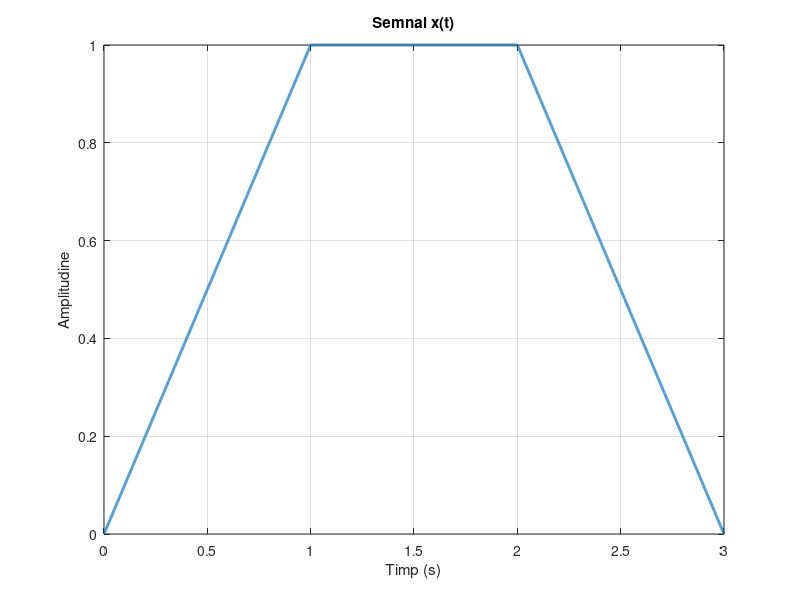
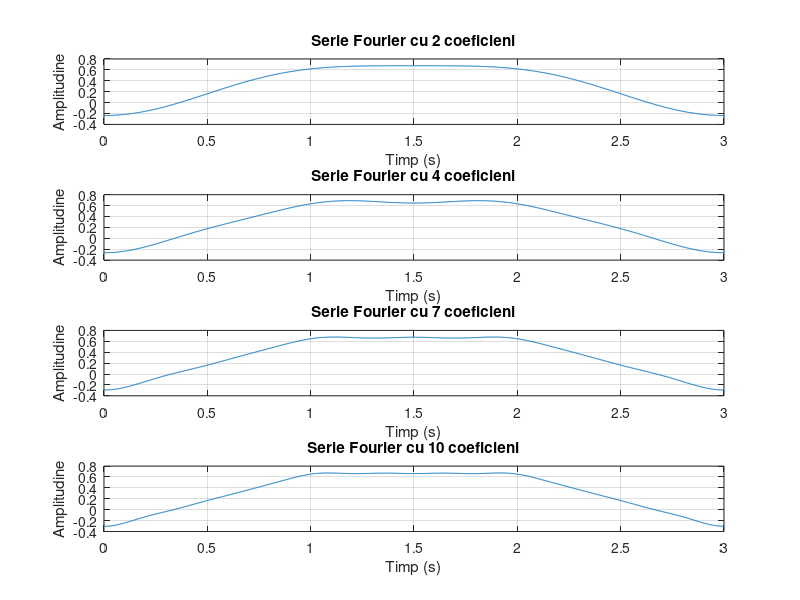

Source code (MATLAB) for these figures, in order:

clc;
clear all;
close all;

t1 = 0:0.0001:1;   
t2 = 1:0.0001:2;   
t3 = 2:0.0001:3;   

x1 = t1;
x2 = ones(size(t2));
x3 = -t3 + 3;

t = [t1, t2, t3];
x = [x1, x2, x3];

figure;
plot(t, x, 'LineWidth', 2);
title('Semnal x(t)');
xlabel('Timp (s)');
ylabel('Amplitudine');
grid on;

T = 3;  
N = 2;  

a0 = (1/T) * trapz(t, x);  
ak = zeros(1, N); 
bk = zeros(1, N); 

for k = 1:N 
    ak(k) = (2/T) * trapz(t, x .* cos(2*pi*k/T*t));
    bk(k) = (2/T) * trapz(t, x .* sin(2*pi*k/T*t));
end

t_fourier = linspace(0, 3, 1000); 
x_fourier = a0/2; 

for k = 1:N
    x_fourier = x_fourier + ak(k) * cos(2*pi*k/T*t_fourier) + bk(k) * sin(2*pi*k/T*t_fourier);
end

figure;
subplot(4, 1, 1);
plot(t_fourier, x_fourier);
title('Serie Fourier cu 2 coeficieni');
xlabel('Timp (s)');
ylabel('Amplitudine');
grid on;

N = 4;

a0 = (1/T) * trapz(t, x);
ak = zeros(1, N);
bk = zeros(1, N);

for k = 1:N
    ak(k) = (2/T) * trapz(t, x .* cos(2*pi*k/T*t));
    bk(k) = (2/T) * trapz(t, x .* sin(2*pi*k/T*t));
end

t_fourier = linspace(0, 3, 1000);
x_fourier = a0/2;

for k = 1:N
    x_fourier = x_fourier + ak(k) * cos(2*pi*k/T*t_fourier) + bk(k) * sin(2*pi*k/T*t_fourier);
end

subplot(4, 1, 2);
plot(t_fourier, x_fourier);
title('Serie Fourier cu 4 coeficieni');
xlabel('Timp (s)');
ylabel('Amplitudine');
grid on;

N = 7;

a0 = (1/T) * trapz(t, x);
ak = zeros(1, N);
bk = zeros(1, N);

for k = 1:N
    ak(k) = (2/T) * trapz(t, x .* cos(2*pi*k/T*t));
    bk(k) = (2/T) * trapz(t, x .* sin(2*pi*k/T*t));
end

t_fourier = linspace(0, 3, 1000);
x_fourier = a0/2;

for k = 1:N
    x_fourier = x_fourier + ak(k) * cos(2*pi*k/T*t_fourier) + bk(k) * sin(2*pi*k/T*t_fourier);
end

subplot(4, 1, 3);
plot(t_fourier, x_fourier);
title('Serie Fourier cu 7 coeficieni');
xlabel('Timp (s)');
ylabel('Amplitudine');
grid on;

N = 10;

a0 = (1/T) * trapz(t, x);
ak = zeros(1, N);
bk = zeros(1, N);

for k = 1:N
    ak(k) = (2/T) * trapz(t, x .* cos(2*pi*k/T*t));
    bk(k) = (2/T) * trapz(t, x .* sin(2*pi*k/T*t));
end

t_fourier = linspace(0, 3, 1000);
x_fourier = a0/2;

for k = 1:N
    x_fourier = x_fourier + ak(k) * cos(2*pi*k/T*t_fourier) + bk(k) * sin(2*pi*k/T*t_fourier);
end

subplot(4, 1, 4);
plot(t_fourier, x_fourier);
title('Serie Fourier cu 10 coeficieni');
xlabel('Timp (s)');
ylabel('Amplitudine');
grid on;
